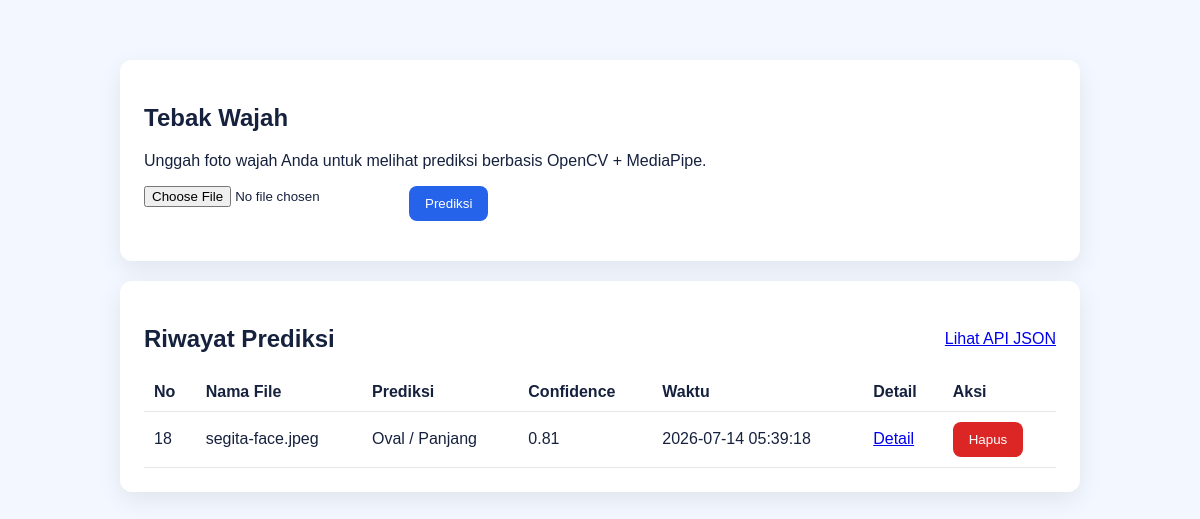
Before: / with the older database file.
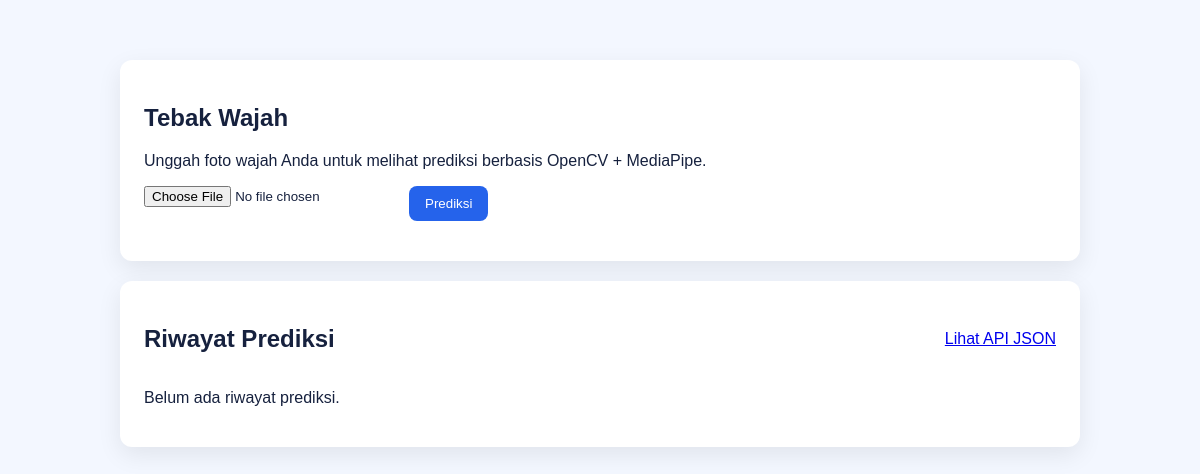
After: the same page with the newer database file.
### tables this page shows
CREATE TABLE predictions (
            id INTEGER PRIMARY KEY AUTOINCREMENT,
            filename TEXT NOT NULL,
            prediction TEXT NOT NULL,
            confidence REAL NOT NULL,
            created_at TIMESTAMP DEFAULT CURRENT_TIMESTAMP
        , image_path TEXT, details TEXT, face_width REAL DEFAULT 0, face_height REAL DEFAULT 0, forehead_width REAL DEFAULT 0, jaw_width REAL DEFAULT 0);

### app.py (the view, shortened to what this page needs)
@app.route("/", methods=["GET", "POST"])
def index():
    history = get_predictions()
    return render_template("index.html", history=history, prediction=None, confidence=None, uploaded_name=None, prediction_id=None)

### database/db.py (called while the page is built)
def get_connection():
    DB_PATH.parent.mkdir(parents=True, exist_ok=True)
    conn = sqlite3.connect(DB_PATH)
    conn.row_factory = sqlite3.Row
    return conn

def get_predictions(limit=10):
    conn = get_connection()
    rows = conn.execute(
        """
        SELECT id, filename, prediction, confidence, created_at, image_path, details, face_width, face_height, forehead_width, jaw_width
        FROM predictions ORDER BY id DESC LIMIT ?
        """,
        (limit,),
    ).fetchall()
    conn.close()
    return [dict(row) for row in rows]

### templates/index.html (shortened to what this page needs)
<!doctype html>
<html lang="id">
  <head>
    <link rel="stylesheet" href="{{ url_for('static', filename='css/style.css') }}" />
  </head>
  <body>
    <main class="container">
      <section class="card">
        <h1>Tebak Wajah</h1>
        <p>Unggah foto wajah Anda untuk melihat prediksi berbasis OpenCV + MediaPipe.</p>
        <form action="{{ url_for('index') }}" method="post" enctype="multipart/form-data">
          <input type="file" name="file" accept="image/*" required />
          <button type="submit">Prediksi</button>
        </form>
      </section>
      <section class="card">
        <div class="history-head">
          <h2>Riwayat Prediksi</h2>
          <a href="{{ url_for('api_history') }}">Lihat API JSON</a>
        </div>
        {% if history %}
          <table>
            <thead>
              <tr>
                <th>No</th>
                <th>Nama File</th>
                <th>Prediksi</th>
                <th>Confidence</th>
                <th>Waktu</th>
                <th>Detail</th>
                <th>Aksi</th>
              </tr>
            </thead>
            <tbody>
              {% for item in history %}
                <tr>
                  <td>{{ item.id }}</td>
                  <td>{{ item.filename }}</td>
                  <td>{{ item.prediction }}</td>
                  <td>{{ item.confidence }}</td>
                  <td>{{ item.created_at }}</td>
                  <td><a href="{{ url_for('detail_result', prediction_id=item.id) }}">Detail</a></td>
                  <td>
                    <form action="{{ url_for('delete_history', prediction_id=item.id) }}" method="post" class="inline-form">
                      <button class="danger" type="submit">Hapus</button>
                    </form>
                  </td>
                </tr>
              {% endfor %}
            </tbody>
          </table>
        {% else %}
          <p>Belum ada riwayat prediksi.</p>
        {% endif %}
      </section>
    </main>
  </body>
</html>

### static/css/style.css (style rules this page uses)
body { font-family: Arial, sans-serif; background: #f3f7ff; color: #16213e; margin: 0; padding: 0; }
.container { max-width: 960px; margin: 40px auto; padding: 20px; }
.card { background: #fff; border-radius: 12px; padding: 24px; box-shadow: 0 8px 24px rgba(0, 0, 0, 0.08); margin-bottom: 20px; }
form { display: flex; gap: 12px; flex-wrap: wrap; margin: 16px 0; }
button { background: #2563eb; color: white; border: none; border-radius: 8px; padding: 10px 16px; cursor: pointer; }
.history-head { display: flex; justify-content: space-between; align-items: center; gap: 12px; }

Changed rows visible on the page:
removed predictions: id "18", filename "segita-face.jpeg", prediction "Oval / Panjang", confidence "0.81", created_at "2026-07-14 05:39:18"
Other visible differences:
text no longer shown: "No Nama File Prediksi Confidence Waktu Detail Aksi"
text now shown: "Belum ada riwayat prediksi."
